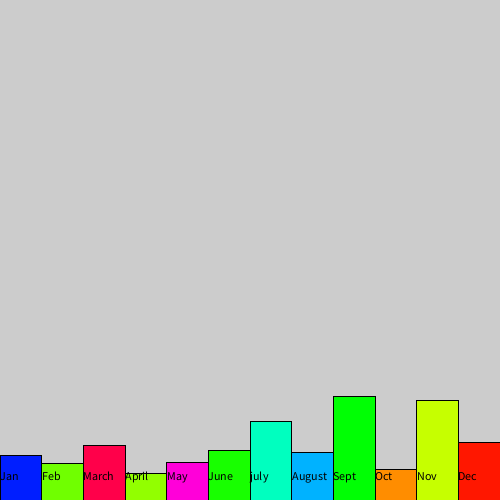
Frame 1 (no input)
Frame 60 (the mouse pressed at the canvas centre just before this capture): identical to frame 1, image omitted
Frame 120 (the mouse held since frame 60 and released just before this capture): identical to frame 1, image omitted

The Processing sketch that drew this single still picture (run headless with seeded random() and noise(); from frame 60 on, the mouse is pressed at the canvas centre):

// Processing sketch: arrays1
// ── arrays1.pde
void setup()
{
  size(500, 500);

  for (int i = 0 ; i < rainfall.length ; i ++)
  {
    println(rainfall[i]);
  }
  
  for (int i = rainfall.length - 1 ; i >= 0 ; i --)
  {
    println(i + " " + rainfall[i]);
  }
  colorMode(HSB);
  
  float sum = 0;
  for(int i = 0 ; i < rainfall.length ; i ++)
  {
    sum += rainfall[i];
  }
  println("total: " + sum);
  println("average: " + (sum / (float) rainfall.length));
  
  float max = 0 ;
  int maxIndex = -1;
  for(int i = 0 ; i < rainfall.length ; i ++) //<>//
  {
    if (rainfall[i] > max)
    {
      maxIndex = i;
      max = rainfall[i];
    }
  }
  println("Max: " + max + " occured in month " + months[maxIndex]);
  
  float min = 100000;
  int minIndex = -1;
  for(int i = 0 ; i < rainfall.length ; i ++)
  {
    if (rainfall[i] < min)
    {
      min = rainfall[i];
      minIndex = i;
    }
  }
  println("Min: " + min + " occured in month " + months[minIndex]);
  
  float barW = width / (float) rainfall.length;
  for (int i = 0 ; i < rainfall.length ; i ++)
  {
    fill(random(0, 255), 255, 255);
    rect(i * barW, height, barW, - rainfall[i]);
    fill(0);
    text(months[i], i * barW, height - 20);
  }
}


float[] rainfall = {45, 37, 55, 27, 38, 50, 79, 48, 104, 31, 100, 58};

String[] months = {"Jan", "Feb", "March", "April", "May", "June" , "july", "August", "Sept", "Oct", "Nov", "Dec"}; 


//float[] rainfall = new float[12];

void draw()
{
  /*
  int sections = 10;
  float w = width / (float) sections;
  float cgap = 255 / (float) sections;
  noStroke();
  
  for(int i = 0 ; i < sections ; i ++)
  {
    fill(cgap * i, 255, 255);
    rect(i * w, 0, w, height);
  }
  */
}
